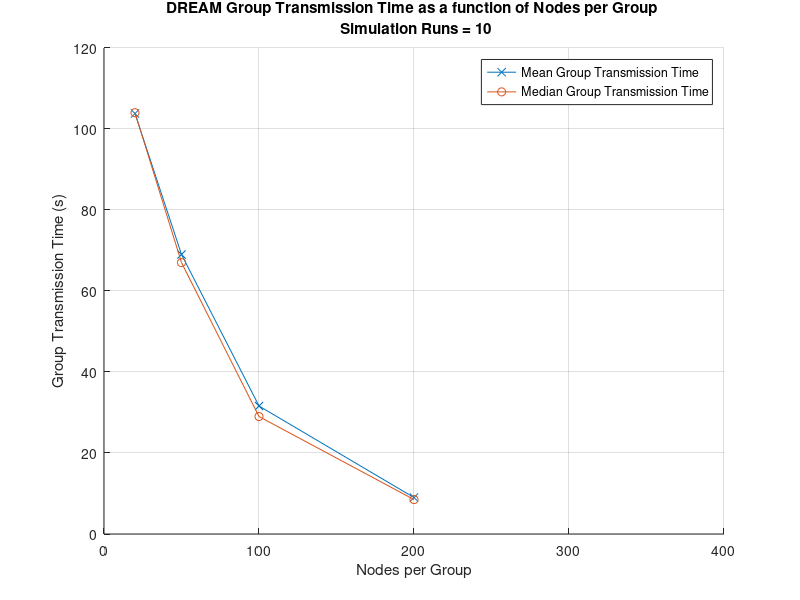
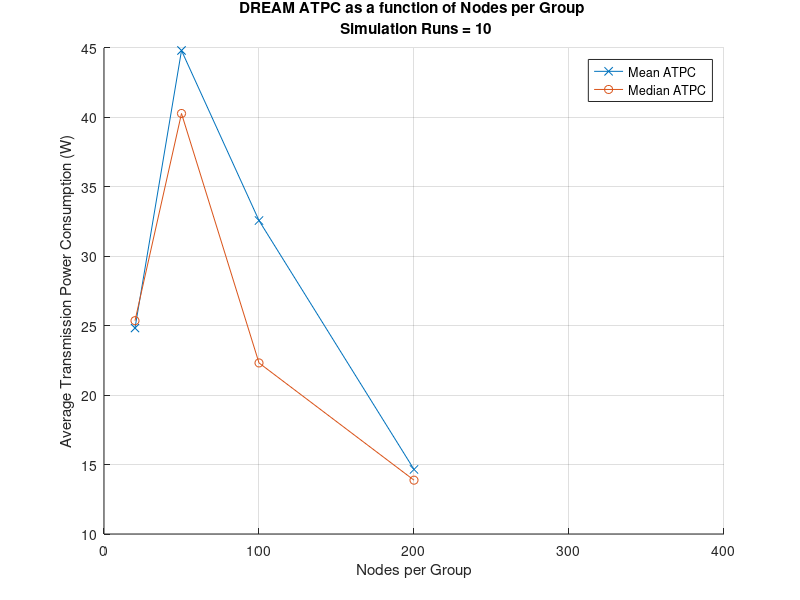

Write MATLAB code to recreate these figures, in order.
clear
close all

algo = 'DREAM';
number_of_runs = 10;

nodes = [
    20
    50
    100
    200
    300
    400
    ];

mean_GTT = [
    103.8000
    69
    31.6000
    9
    NaN
    NaN
    ];

median_GTT = [
    104
    67
    29
    8.5
    NaN
    NaN
    ];

mean_ATPC = [
    24.8286
    44.8131
    32.5687
    14.6499
    NaN
    NaN
    ];

median_ATPC = [
    25.3588
    40.2763
    22.3173
    13.8755
    NaN
    NaN
    ];

figure(1)
hold on
plot(nodes,mean_GTT,'-x')
plot(nodes,median_GTT,'-o')
hold off
grid on
xlabel('Nodes per Group')
ylabel('Group Transmission Time (s)')
legend('Mean Group Transmission Time', 'Median Group Transmission Time', 'Location', 'best')
str = sprintf('%s Group Transmission Time as a function of Nodes per Group \n Simulation Runs = %d',algo,number_of_runs);
title(str);

figure(2)
hold on
plot(nodes,mean_ATPC,'-x')
plot(nodes,median_ATPC,'-o')
hold off
grid on
xlabel('Nodes per Group')
ylabel('Average Transmission Power Consumption (W)')
legend('Mean ATPC', 'Median ATPC', 'Location', 'best')
str = sprintf('%s ATPC as a function of Nodes per Group \n Simulation Runs = %d',algo,number_of_runs);
title(str);
